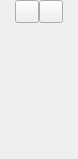
<?xml version="1.0" encoding="UTF-8"?>
<ui version="4.0">
 <class>CADTools</class>
 <widget class="QWidget" name="CADTools">
  <property name="geometry">
   <rect>
    <x>0</x>
    <y>0</y>
    <width>78</width>
    <height>159</height>
   </rect>
  </property>
  <layout class="QHBoxLayout" name="horizontalLayout">
   <property name="spacing">
    <number>0</number>
   </property>
   <property name="sizeConstraint">
    <enum>QLayout::SetNoConstraint</enum>
   </property>
   <property name="margin">
    <number>0</number>
   </property>
   <item>
    <layout class="QGridLayout" name="grid">
     <property name="margin">
      <number>0</number>
     </property>
     <property name="spacing">
      <number>0</number>
     </property>
     <item row="0" column="0">
      <widget class="QToolButton" name="PointMenu">
       <property name="icon">
        <iconset>
         <normaloff>../../Draw/Point/Point.svg</normaloff>../../Draw/Point/Point.svg</iconset>
       </property>
      </widget>
     </item>
     <item row="0" column="1">
      <widget class="QToolButton" name="LineMenu">
       <property name="icon">
        <iconset>
         <normaloff>../../Draw/Line/Line.svg</normaloff>../../Draw/Line/Line.svg</iconset>
       </property>
      </widget>
     </item>
     <item row="1" column="0">
      <spacer name="verticalSpacer">
       <property name="orientation">
        <enum>Qt::Vertical</enum>
       </property>
       <property name="sizeHint" stdset="0">
        <size>
         <width>20</width>
         <height>40</height>
        </size>
       </property>
      </spacer>
     </item>
    </layout>
   </item>
  </layout>
 </widget>
 <resources/>
 <connections/>
</ui>
